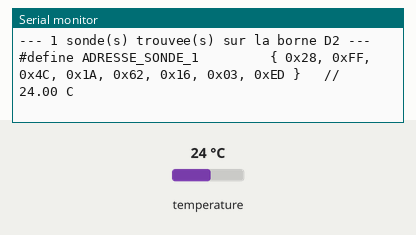
A sketch run on a simulated ESP32. Parts: the last lines printed to the serial monitor. The test bench sets the inputs (shaded band); at power-on: temperature 24 °C.

Above: at 3.7 s.
3.8 s: temperature set to 12 °C
At 9.0 s:
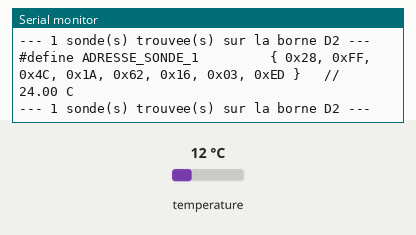
10.5 s: temperature set to 19 °C
At 15.6 s:
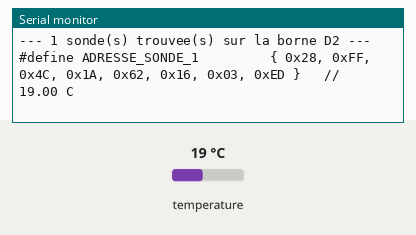

Measured:
- after the input at 10.5 s, the serial monitor: prints a new line after 4.4 s (image 2)

The sketch:

scan-sondes.ino
```cpp
// (licence header left out)
#include <OneWire.h>
#include <DallasTemperature.h>

// Même broche que dans config.h : borne D2 du Nano ESP32 = GPIO 5
#define ONE_WIRE_BUS 5

OneWire oneWire(ONE_WIRE_BUS);
DallasTemperature sensors(&oneWire);

void setup() {
  Serial.begin(115200);
  delay(2000);

  // Même « réveil » des broches que dans le programme principal
  byte pins[] = {2, 3, 4, 5};
  for (byte p : pins) { OneWire b(p); byte a[8]; b.search(a); }
  delay(500);

  sensors.begin();
}

void loop() {
  int nombre = sensors.getDeviceCount();

  Serial.println();
  Serial.printf("--- %d sonde(s) trouvee(s) sur la borne D2 ---\n", nombre);

  if (nombre == 0) {
    Serial.println("Aucune sonde. Verifiez :");
    Serial.println(" - fil jaune (donnees) sur D2, rouge sur 3.3V, noir sur GND ;");
    Serial.println(" - resistance de 4,7 kOhm entre D2 et 3.3V.");
  }

  sensors.requestTemperatures();

  for (int n = 0; n < nombre; n++) {
    DeviceAddress adr;
    if (!sensors.getAddress(adr, n)) continue;

    // Ligne prête à copier dans config.h
    Serial.printf("#define ADRESSE_SONDE_%d         { ", n + 1);
    for (int i = 0; i < 8; i++) {
      Serial.printf("0x%02X%s", adr[i], (i < 7) ? ", " : " }");
    }
    Serial.printf("   // %.2f C\n", sensors.getTempC(adr));
  }

  delay(5000);   // nouvelle recherche toutes les 5 secondes
}
```
